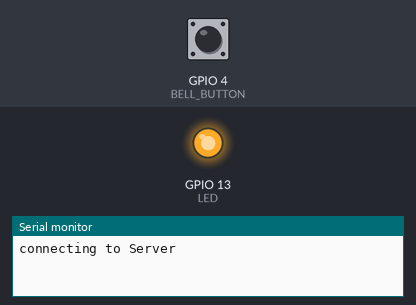
The sketch below on a simulated ESP32. Parts: output pins drawn as LEDs (lit = HIGH), the last lines printed to the serial monitor. The inputs (shaded band) are chosen by the test bench; at power-on: GPIO 4 (BELL_BUTTON) HIGH. WiFi joins after 1.5 s; servers stay silent unless stated; uploads are accepted with an empty reply; the camera gives no picture.

Above: at 1.9 s.
At 3.0 s:
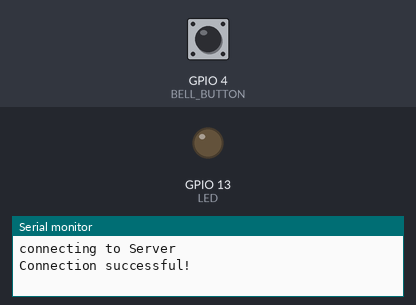
3.1 s: GPIO 4 (BELL_BUTTON) pulled LOW for 0.25 s
Timing chart, 0 to 6.1 s (numbered marks = the images above; inputs shaded):
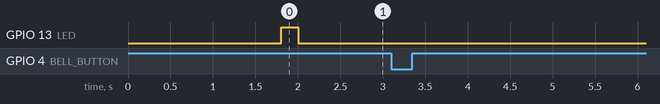

The sketch:

DoorCam.ino
```cpp
// (licence header left out)
#include <Arduino.h>
#include <WiFi.h>
#include "soc/soc.h"
#include "soc/rtc_cntl_reg.h"
#include "esp_camera.h"
#include <WiFiManager.h>  // https://github.com/tzapu/WiFiManager

bool connectedFlag = true;

String serverName = "192.168.0.187";  // REPLACE with flask server IP ADDRESS running on unihiker


String serverPath = "/upload";  // The default serverPath

const int serverPort = 5001; // unihiker flask server port

WiFiClient client;

// board: m5unitcam
// CAMERA_MODEL_M5STACK_V2_PSRAM
#define PWDN_GPIO_NUM -1
#define RESET_GPIO_NUM 15
#define XCLK_GPIO_NUM 27
#define SIOD_GPIO_NUM 22
#define SIOC_GPIO_NUM 23

#define Y9_GPIO_NUM 19
#define Y8_GPIO_NUM 36
#define Y7_GPIO_NUM 18
#define Y6_GPIO_NUM 39
#define Y5_GPIO_NUM 5
#define Y4_GPIO_NUM 34
#define Y3_GPIO_NUM 35
#define Y2_GPIO_NUM 32
#define VSYNC_GPIO_NUM 25
#define HREF_GPIO_NUM 26
#define PCLK_GPIO_NUM 21


#define BELL_BUTTON 4
#define LED 13


void setup() {
  WRITE_PERI_REG(RTC_CNTL_BROWN_OUT_REG, 0);
  Serial.begin(115200);

  WiFi.mode(WIFI_STA);

  WiFiManager wm;

  bool res;
  // res = wm.autoConnect(); // auto generated AP name from chipid
  res = wm.autoConnect("Door-cam");  // anonymous ap
  //res = wm.autoConnect("AutoConnectAP","password"); // password protected ap


  camera_config_t config;
  config.grab_mode = CAMERA_GRAB_LATEST; // get the latest image from the frame buffer
  config.ledc_channel = LEDC_CHANNEL_0;
  config.ledc_timer = LEDC_TIMER_0;
  config.pin_d0 = Y2_GPIO_NUM;
  config.pin_d1 = Y3_GPIO_NUM;
  config.pin_d2 = Y4_GPIO_NUM;
  config.pin_d3 = Y5_GPIO_NUM;
  config.pin_d4 = Y6_GPIO_NUM;
  config.pin_d5 = Y7_GPIO_NUM;
  config.pin_d6 = Y8_GPIO_NUM;
  config.pin_d7 = Y9_GPIO_NUM;
  config.pin_xclk = XCLK_GPIO_NUM;
  config.pin_pclk = PCLK_GPIO_NUM;
  config.pin_vsync = VSYNC_GPIO_NUM;
  config.pin_href = HREF_GPIO_NUM;
  config.pin_sscb_sda = SIOD_GPIO_NUM;
  config.pin_sscb_scl = SIOC_GPIO_NUM;
  config.pin_pwdn = PWDN_GPIO_NUM;
  config.pin_reset = RESET_GPIO_NUM;
  config.xclk_freq_hz = 20000000;
  config.pixel_format = PIXFORMAT_JPEG;

  // init with high specs to pre-allocate larger buffers
  if (psramFound()) {
    config.frame_size = FRAMESIZE_SVGA;
    config.jpeg_quality = 10;  //0-63 lower number means higher quality
    config.fb_count = 2;
  } else {
    config.frame_size = FRAMESIZE_CIF;
    config.jpeg_quality = 12;  //0-63 lower number means higher quality
    config.fb_count = 1;
  }

  // camera init
  esp_err_t err = esp_camera_init(&config);
  if (err != ESP_OK) {
    Serial.printf("Camera init failed with error 0x%x", err);
    delay(1000);
    ESP.restart();
  }
  sensor_t *s = esp_camera_sensor_get();
  s->set_vflip(s, 1);  // flip it back
                       // sendPhoto();
  pinMode(BELL_BUTTON, INPUT_PULLUP);
  pinMode(LED,OUTPUT);
  digitalWrite(LED,1);// turn off LED, to indicate camera is not ready. LED is active low
  Serial.println("connecting to Server");
}

void loop() {


  while (!client.connect(serverName.c_str(), serverPort)) {
    Serial.print(".");
    digitalWrite(LED,1);// turn off LED, to indicate bot connected to server. LED is active low
  }
  if (connectedFlag) {
    //print connection successful once
    Serial.println("Connection successful!");
    digitalWrite(LED,0);// turn on LED, to indicate successful connection to server. LED is active low
    connectedFlag = false;
  }

  String head = "--doorCam\r\nContent-Disposition: form-data; name=\"file\"; filename=\"door-cam.jpg\"\r\nContent-Type: image/jpeg\r\n\r\n";
  String tail = "\r\n--doorCam--\r\n";

    if (digitalRead(BELL_BUTTON) == 0) {
      String getAll;
      String getBody;
      camera_fb_t *fb = NULL;
      fb = esp_camera_fb_get();


      Serial.println("Initializing camera.");
      while (!fb) {
        Serial.print(".");

      }
      Serial.println("Camera is ready");
      digitalWrite(LED,0);// turn on LED, to indicate camera is ready. LED is active low
      uint32_t imageLen = fb->len;
      uint32_t extraLen = head.length() + tail.length();
      uint32_t totalLen = imageLen + extraLen;

      client.println("POST " + serverPath + " HTTP/1.1");
      client.println("Host: " + serverName);
      client.println("Content-Length: " + String(totalLen));
      client.println("Content-Type: multipart/form-data; boundary=doorCam");
      client.println();
      client.print(head);

      uint8_t *fbBuf = fb->buf;
      size_t fbLen = fb->len;
      for (size_t n = 0; n < fbLen; n = n + 1024) {
        if (n + 1024 < fbLen) {
          client.write(fbBuf, 1024);
          fbBuf += 1024;
        } else if (fbLen % 1024 > 0) {
          size_t remainder = fbLen % 1024;
          client.write(fbBuf, remainder);
        }
      }
      client.print(tail);

      esp_camera_fb_return(fb);


      int timoutTimer = 10000;
      long startTimer = millis();
      boolean state = false;

      while ((startTimer + timoutTimer) > millis()) {
        Serial.print(".");
        delay(100);
        while (client.available()) {
          char c = client.read();
          if (c == '\n') {
            if (getAll.length() == 0) { state = true; }
            getAll = "";
          } else if (c != '\r') {
            getAll += String(c);
          }
          if (state == true) { getBody += String(c); }
          startTimer = millis();
        }
        if (getBody.length() > 0) { break; }
      }
      Serial.println();
      client.stop();
      Serial.println(getBody);
    }

}
```
